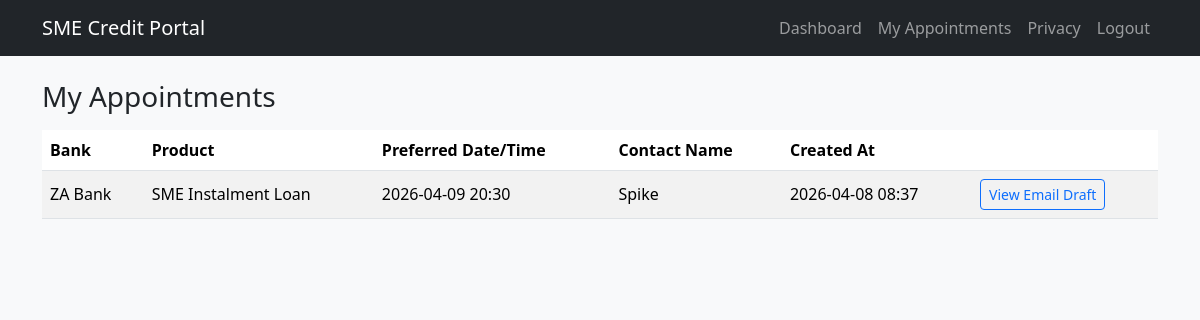
The app's page /appointment/my (signed in), older data.
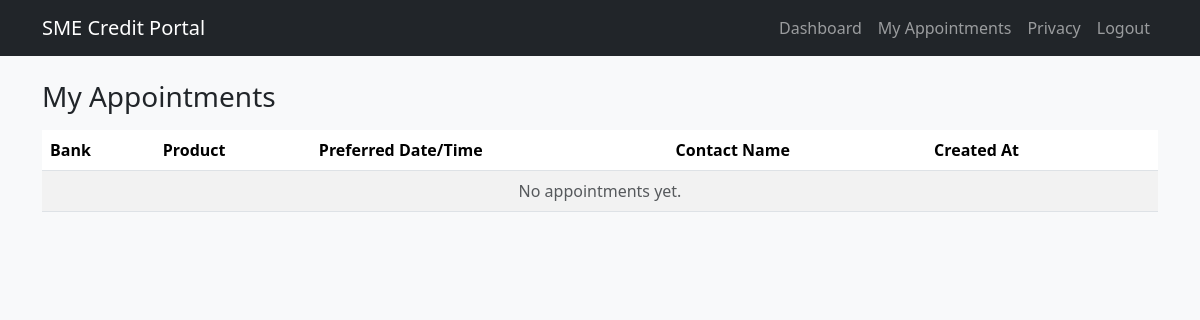
The same page, newer data.
### models.py (models this page shows)
class Appointment(db.Model):
    id = db.Column(db.Integer, primary_key=True)
    user_id = db.Column(db.Integer, db.ForeignKey("user.id"), nullable=False)
    product_id = db.Column(db.Integer, db.ForeignKey("loan_product.id"), nullable=False)
    contact_name = db.Column(db.String(100), nullable=False)
    contact_phone = db.Column(db.String(20), nullable=False)
    preferred_date = db.Column(db.Date, nullable=False)
    preferred_time = db.Column(db.Time, nullable=False)
    message = db.Column(db.Text)
    email_content = db.Column(db.Text)
    created_at = db.Column(db.DateTime, default=datetime.utcnow)

class LoanProduct(db.Model):
    id = db.Column(db.Integer, primary_key=True)
    name = db.Column(db.String(100), nullable=False)
    bank_name = db.Column(db.String(100), nullable=False)
    min_credit_score = db.Column(db.Integer, nullable=False)
    allowed_risk_levels = db.Column(db.String(20))
    min_established_years = db.Column(db.Integer)
    min_annual_revenue = db.Column(db.Integer)
    require_collateral = db.Column(db.Boolean)
    allowed_industries = db.Column(db.String(200))
    max_debt_ratio = db.Column(db.Float)
    require_no_serious_default = db.Column(db.Boolean)
    max_amount = db.Column(db.Integer, nullable=False)
    min_interest_rate = db.Column(db.Float, nullable=False)
    max_interest_rate = db.Column(db.Float, nullable=False)
    term_months = db.Column(db.String(50))
    compliance_note = db.Column(db.Text)
    product_disclaimer = db.Column(db.Text)
    appointments = db.relationship("Appointment", backref="product", lazy=True)

### routes/appointments.py (the view)
@appointments_bp.route("/my", methods=["GET"])
@login_required
def my_appointments():
    appointments = (
        Appointment.query.filter_by(user_id=current_user.id)
        .order_by(Appointment.created_at.desc())
        .all()
    )
    return render_template("appointments/my_appointments.html", appointments=appointments)

### templates/appointments/my_appointments.html (shortened to what this page needs)
{% extends "base.html" %}
{% block content %}
<h3 class="mb-3">My Appointments</h3>
<div class="table-responsive">
    <table class="table table-striped align-middle">
        <thead>
        <tr>
            <th>Bank</th>
            <th>Product</th>
            <th>Preferred Date/Time</th>
            <th>Contact Name</th>
            <th>Created At</th>
            <th></th>
        </tr>
        </thead>
        <tbody>
        {% for appt in appointments %}
        <tr>
            <td>{{ appt.product.bank_name }}</td>
            <td>{{ appt.product.name }}</td>
            <td>{{ appt.preferred_date.strftime('%Y-%m-%d') }} {{ appt.preferred_time.strftime('%H:%M') }}</td>
            <td>{{ appt.contact_name }}</td>
            <td>{{ appt.created_at.strftime('%Y-%m-%d %H:%M') }}</td>
            <td>
                <a class="btn btn-sm btn-outline-primary" href="{{ url_for('appointments.view_appointment', appointment_id=appt.id) }}">
                    View Email Draft
                </a>
            </td>
        </tr>
        {% else %}
        <tr>
            <td colspan="6" class="text-center text-muted">No appointments yet.</td>
        </tr>
        {% endfor %}
        </tbody>
    </table>
</div>
{% endblock %}

### templates/base.html (shortened to what this page needs)
<!doctype html>
<html lang="en">
<head>
    <link href="https://cdn.jsdelivr.net/npm/bootstrap@5.3.3/dist/css/bootstrap.min.css" rel="stylesheet">
    <link rel="stylesheet" href="{{ url_for('static', filename='css/custom.css') }}">
</head>
<body>
<nav class="navbar navbar-expand-lg navbar-dark bg-dark">
    <div class="container">
        <a class="navbar-brand" href="{{ url_for('dashboard.dashboard') }}">SME Credit Portal</a>
        <div class="collapse navbar-collapse" id="navMenu">
            <ul class="navbar-nav ms-auto">
                {% if current_user.is_authenticated %}
                <li class="nav-item"><a class="nav-link" href="{{ url_for('dashboard.dashboard') }}">Dashboard</a></li>
                <li class="nav-item"><a class="nav-link" href="{{ url_for('appointments.my_appointments') }}">My Appointments</a></li>
                <li class="nav-item"><a class="nav-link" href="{{ url_for('dashboard.privacy') }}">Privacy</a></li>
                <li class="nav-item"><a class="nav-link" href="{{ url_for('auth.logout') }}">Logout</a></li>
                {% else %}
                <li class="nav-item"><a class="nav-link" href="{{ url_for('auth.login') }}">Login</a></li>
                <li class="nav-item"><a class="nav-link" href="{{ url_for('auth.register') }}">Register</a></li>
                <li class="nav-item"><a class="nav-link" href="{{ url_for('dashboard.privacy') }}">Privacy</a></li>
                {% endif %}
            </ul>
        </div>
    </div>
</nav>
<main class="container py-4">
    {% block content %}{% endblock %}
</main>
</body>
</html>

### static/css/custom.css (style rules this page uses)
body { background-color: #f8f9fa; }

Row changes from the older to the newer data that the page shows:
no longer on this page (row edited): Appointment: product.bank_name "ZA Bank", product.name "SME Instalment Loan", preferred_date "2026-04-09", preferred_time "20:30", contact_name "Spike", created_at "2026-04-08 08:37"
Text that changed along with them:
text now shown: "No appointments yet."
